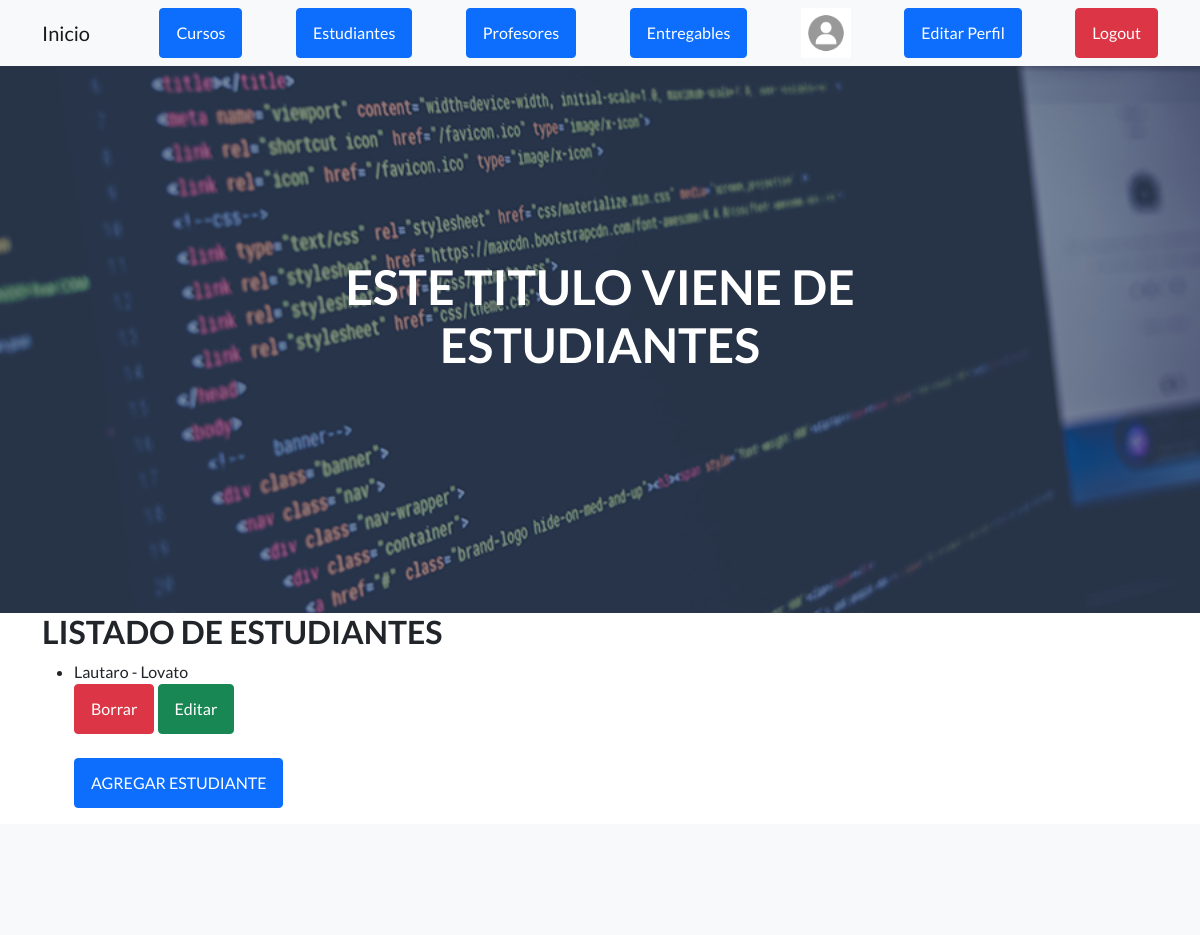
The app's page /AppCoder/estudiantes/ (signed in, upper part), older data.
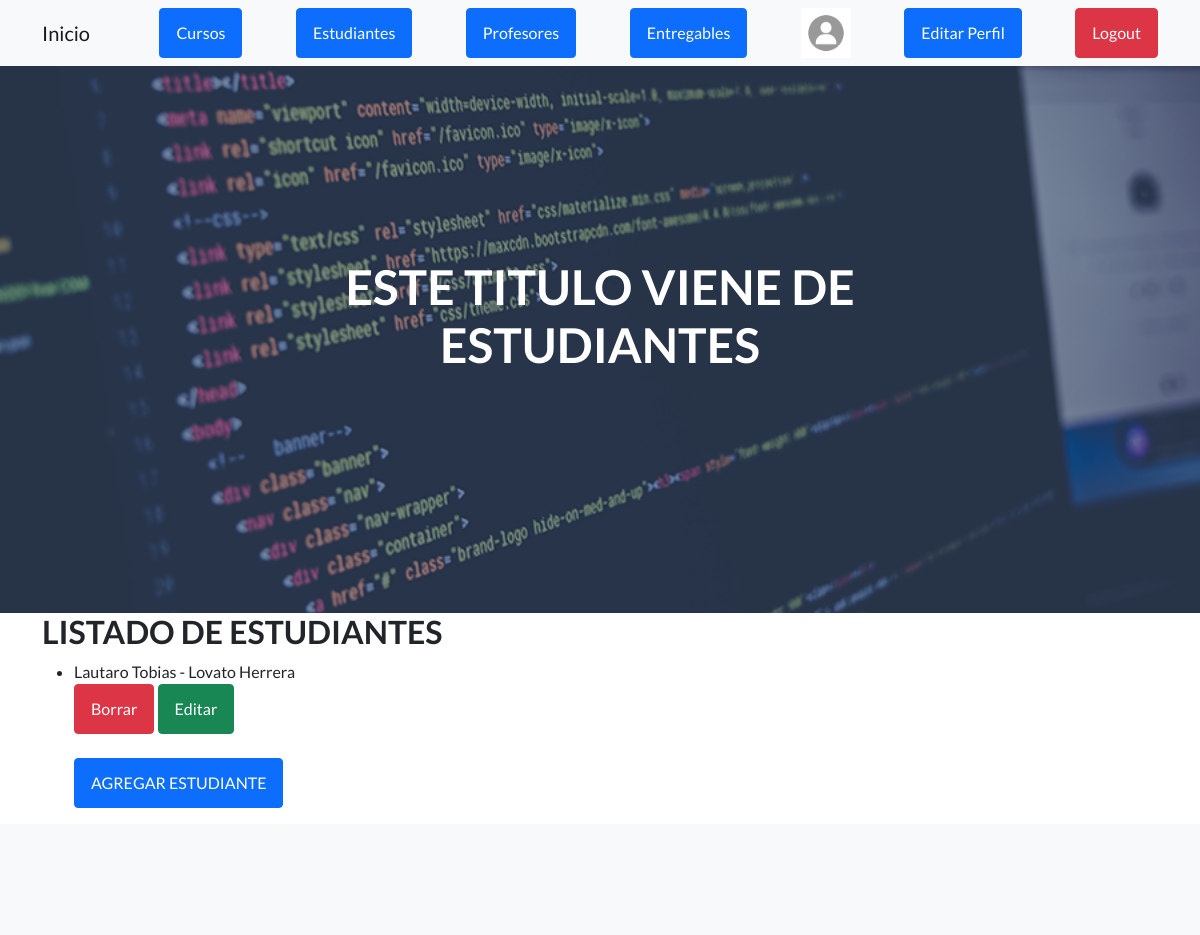
The same page, newer data.
### AppCoder/models.py (models this page shows)
class Estudiante(models.Model):
    nombre= models.CharField(max_length= 50)
    apellido= models.CharField(max_length= 40)
    email= models.EmailField() # campo de tipo email
    def __str__(self):
        return f"{self.nombre} - {self.apellido} "

### AppCoder/views.py (the view)
# urls.py: path('estudiantes/', estudiantes, name="estudiantes"),
@login_required
def estudiantes(request):
    if request.method == "POST":
        form = EstudianteForm(request.POST)
        if form.is_valid():
            estudiante = Estudiante()
            estudiante.nombre = form.cleaned_data["nombre"]
            estudiante.apellido = form.cleaned_data["apellido"]
            estudiante.email = form.cleaned_data["email"]
            estudiante.save()
            form = EstudianteForm()
    else:
            form = EstudianteForm()
    estudiantes = Estudiante.objects.all()
    contexto = {"estudiantes" : estudiantes, "form" : form, "avatar" : obtener_avatar(request)}
    return render(request, "AppCoder/estudiantes.html", contexto)

### AppCoder/views.py (called while the page is built)
def obtener_avatar(request):
    avatares=Avatar.objects.filter(user=request.user.id)
    if len(avatares)!=0:
        return avatares[0].imagen.url
    else:
        return "/media/avatars/avatar_default.jpg"

### AppCoder/templates/AppCoder/estudiantes.html (shortened to what this page needs)
{% extends "AppCoder/padre.html" %}
{% load static %}
{% block titulo %}
<h1 class="mb-5">ESTE TITULO VIENE DE ESTUDIANTES</h1>
{% endblock %}
{% block contenido_que_cambia %}
<h2>LISTADO DE ESTUDIANTES</h2>
<ul>
    {% for estudiante in estudiantes %}
    <li>
        {{ estudiante }}
    </li>
    <a class="btn btn-danger" href="{% url 'estudiante_borrar' estudiante.id %}">Borrar</a>
    <a class="btn btn-success" href="{% url 'estudiante_editar' estudiante.id %}">Editar</a>
    {% endfor %}
    <br>
    <br>
    <a class="btn btn-primary" href="{% url 'estudiante_crear'  %}">AGREGAR ESTUDIANTE</a>
</ul>
{% endblock %}

Row changes from the older to the newer data that the page shows:
removed Estudiante: nombre+apellido "Lautaro - Lovato"
added Estudiante: nombre+apellido "Lautaro Tobias - Lovato Herrera"
